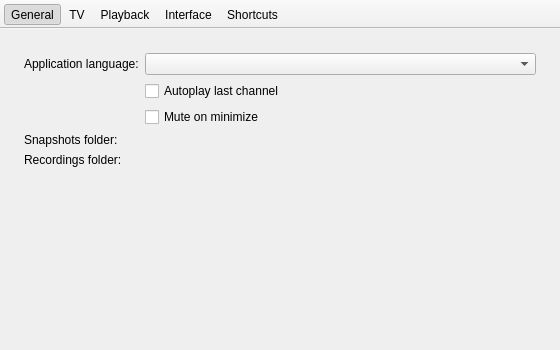
<?xml version="1.0" encoding="UTF-8"?>
<ui version="4.0">
 <class>SettingsDialog</class>
 <widget class="QMainWindow" name="SettingsDialog">
  <property name="geometry">
   <rect>
    <x>0</x>
    <y>0</y>
    <width>560</width>
    <height>350</height>
   </rect>
  </property>
  <property name="minimumSize">
   <size>
    <width>560</width>
    <height>350</height>
   </size>
  </property>
  <property name="maximumSize">
   <size>
    <width>560</width>
    <height>350</height>
   </size>
  </property>
  <property name="unifiedTitleAndToolBarOnMac">
   <bool>true</bool>
  </property>
  <widget class="QWidget" name="centralwidget">
   <layout class="QVBoxLayout" name="verticalLayout">
    <property name="leftMargin">
     <number>0</number>
    </property>
    <property name="topMargin">
     <number>0</number>
    </property>
    <property name="rightMargin">
     <number>0</number>
    </property>
    <property name="bottomMargin">
     <number>0</number>
    </property>
    <item>
     <widget class="QStackedWidget" name="stackedWidget">
      <widget class="QWidget" name="pageGeneral">
       <layout class="QFormLayout" name="generalLayout">
        <property name="leftMargin">
         <number>24</number>
        </property>
        <property name="topMargin">
         <number>24</number>
        </property>
        <property name="rightMargin">
         <number>24</number>
        </property>
        <property name="bottomMargin">
         <number>24</number>
        </property>
        <item row="0" column="0">
         <widget class="QLabel" name="labelLocale">
          <property name="text">
           <string>Application language:</string>
          </property>
         </widget>
        </item>
        <item row="0" column="1">
         <widget class="QComboBox" name="comboLocale">
          <property name="minimumSize">
           <size>
            <width>200</width>
            <height>0</height>
           </size>
          </property>
         </widget>
        </item>
        <item row="2" column="1">
         <widget class="QCheckBox" name="checkAutoPlay">
          <property name="text">
           <string>Autoplay last channel</string>
          </property>
         </widget>
        </item>
        <item row="3" column="1">
         <widget class="QCheckBox" name="checkMuteMinimize">
          <property name="text">
           <string>Mute on minimize</string>
          </property>
         </widget>
        </item>
        <item row="5" column="1">
         <widget class="BrowseWidget" name="browseSnapshots" native="true"/>
        </item>
        <item row="5" column="0">
         <widget class="QLabel" name="labelSnapshots">
          <property name="text">
           <string>Snapshots folder:</string>
          </property>
         </widget>
        </item>
        <item row="6" column="0">
         <widget class="QLabel" name="labelRecordings">
          <property name="text">
           <string>Recordings folder:</string>
          </property>
         </widget>
        </item>
        <item row="6" column="1">
         <widget class="BrowseWidget" name="browseRecordings" native="true"/>
        </item>
       </layout>
      </widget>
      <widget class="SettingsTv" name="pageTv"/>
      <widget class="SettingsPlayback" name="pagePlayback"/>
      <widget class="QWidget" name="pageInterface">
       <layout class="QFormLayout" name="interfaceLayout">
        <item row="1" column="1">
         <widget class="QCheckBox" name="checkTray">
          <property name="text">
           <string>Show tray icon</string>
          </property>
          <property name="checked">
           <bool>true</bool>
          </property>
         </widget>
        </item>
        <item row="1" column="0">
         <widget class="QLabel" name="labelTray">
          <property name="text">
           <string>Tray icon:</string>
          </property>
         </widget>
        </item>
        <item row="2" column="1">
         <widget class="QCheckBox" name="checkTrayHide">
          <property name="text">
           <string>Minimise to tray</string>
          </property>
          <property name="checked">
           <bool>true</bool>
          </property>
         </widget>
        </item>
        <item row="4" column="1">
         <widget class="QRadioButton" name="radioWheelChannel">
          <property name="text">
           <string>Change channel</string>
          </property>
          <property name="checked">
           <bool>true</bool>
          </property>
         </widget>
        </item>
        <item row="4" column="0">
         <widget class="QLabel" name="labelMouseWheel">
          <property name="text">
           <string>Mouse wheel:</string>
          </property>
         </widget>
        </item>
        <item row="5" column="1">
         <widget class="QRadioButton" name="radioWheelVolume">
          <property name="text">
           <string>Change volume</string>
          </property>
         </widget>
        </item>
       </layout>
      </widget>
      <widget class="QWidget" name="pageShortcuts">
       <layout class="QFormLayout" name="formLayout_4">
        <property name="leftMargin">
         <number>24</number>
        </property>
        <property name="topMargin">
         <number>24</number>
        </property>
        <property name="rightMargin">
         <number>24</number>
        </property>
        <property name="bottomMargin">
         <number>24</number>
        </property>
        <item row="1" column="0" colspan="2">
         <widget class="QTreeView" name="shortcutsView">
          <property name="showDropIndicator" stdset="0">
           <bool>false</bool>
          </property>
          <property name="indentation">
           <number>0</number>
          </property>
          <property name="itemsExpandable">
           <bool>false</bool>
          </property>
          <property name="headerHidden">
           <bool>true</bool>
          </property>
         </widget>
        </item>
        <item row="0" column="0" colspan="2">
         <widget class="QLabel" name="labelShortcuts">
          <property name="text">
           <string>Double click the keyboard shortcut you want to edit</string>
          </property>
          <property name="wordWrap">
           <bool>true</bool>
          </property>
         </widget>
        </item>
       </layout>
      </widget>
     </widget>
    </item>
   </layout>
  </widget>
  <widget class="QToolBar" name="toolBar">
   <property name="movable">
    <bool>false</bool>
   </property>
   <property name="toolButtonStyle">
    <enum>Qt::ToolButtonTextUnderIcon</enum>
   </property>
   <property name="floatable">
    <bool>false</bool>
   </property>
   <attribute name="toolBarArea">
    <enum>TopToolBarArea</enum>
   </attribute>
   <attribute name="toolBarBreak">
    <bool>false</bool>
   </attribute>
   <addaction name="actionGeneral"/>
   <addaction name="actionTv"/>
   <addaction name="actionPlayback"/>
   <addaction name="actionInterface"/>
   <addaction name="actionShortcuts"/>
  </widget>
  <action name="actionGeneral">
   <property name="checkable">
    <bool>true</bool>
   </property>
   <property name="checked">
    <bool>true</bool>
   </property>
   <property name="icon">
    <iconset resource="../../../resources/icons/icons.qrc">
     <normaloff>:/icons/apps/32/preferences-desktop.png</normaloff>:/icons/apps/32/preferences-desktop.png</iconset>
   </property>
   <property name="text">
    <string>General</string>
   </property>
  </action>
  <action name="actionShortcuts">
   <property name="checkable">
    <bool>true</bool>
   </property>
   <property name="icon">
    <iconset resource="../../../resources/icons/icons.qrc">
     <normaloff>:/icons/apps/32/preferences-desktop-keyboard-shortcuts.png</normaloff>:/icons/apps/32/preferences-desktop-keyboard-shortcuts.png</iconset>
   </property>
   <property name="text">
    <string>Shortcuts</string>
   </property>
  </action>
  <action name="actionInterface">
   <property name="checkable">
    <bool>true</bool>
   </property>
   <property name="icon">
    <iconset resource="../../../resources/icons/icons.qrc">
     <normaloff>:/icons/apps/32/preferences-system-windows.png</normaloff>:/icons/apps/32/preferences-system-windows.png</iconset>
   </property>
   <property name="text">
    <string>Interface</string>
   </property>
  </action>
  <action name="actionTv">
   <property name="checkable">
    <bool>true</bool>
   </property>
   <property name="icon">
    <iconset resource="../../../resources/icons/icons.qrc">
     <normaloff>:/icons/mimetypes/32/video-x-generic.png</normaloff>:/icons/mimetypes/32/video-x-generic.png</iconset>
   </property>
   <property name="text">
    <string>TV</string>
   </property>
  </action>
  <action name="actionPlayback">
   <property name="checkable">
    <bool>true</bool>
   </property>
   <property name="icon">
    <iconset resource="../../../resources/icons/icons.qrc">
     <normaloff>:/icons/apps/32/multimedia-video-player.png</normaloff>:/icons/apps/32/multimedia-video-player.png</iconset>
   </property>
   <property name="text">
    <string>Playback</string>
   </property>
  </action>
 </widget>
 <customwidgets>
  <customwidget>
   <class>SettingsTv</class>
   <extends>QWidget</extends>
   <header>settings/widgets/SettingsTv.h</header>
   <container>1</container>
  </customwidget>
  <customwidget>
   <class>SettingsPlayback</class>
   <extends>QWidget</extends>
   <header>settings/widgets/SettingsPlayback.h</header>
   <container>1</container>
  </customwidget>
  <customwidget>
   <class>BrowseWidget</class>
   <extends>QWidget</extends>
   <header>common/widgets/BrowseWidget.h</header>
   <container>1</container>
  </customwidget>
 </customwidgets>
 <resources>
  <include location="../../../resources/icons/icons.qrc"/>
 </resources>
 <connections>
  <connection>
   <sender>checkTray</sender>
   <signal>toggled(bool)</signal>
   <receiver>checkTrayHide</receiver>
   <slot>setEnabled(bool)</slot>
   <hints>
    <hint type="sourcelabel">
     <x>329</x>
     <y>88</y>
    </hint>
    <hint type="destinationlabel">
     <x>329</x>
     <y>112</y>
    </hint>
   </hints>
  </connection>
 </connections>
</ui>
